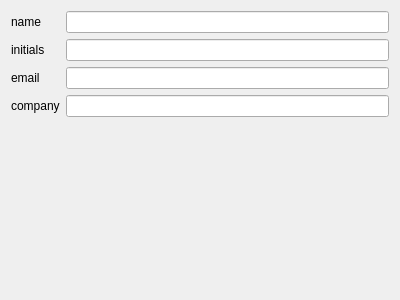
<?xml version="1.0" encoding="UTF-8"?>
<ui version="4.0">
 <class>AuthorConfig</class>
 <widget class="QWidget" name="AuthorConfig">
  <property name="geometry">
   <rect>
    <x>0</x>
    <y>0</y>
    <width>400</width>
    <height>300</height>
   </rect>
  </property>
  <property name="windowTitle">
   <string>Author Config</string>
  </property>
  <layout class="QFormLayout" name="formLayout">
   <item row="0" column="0">
    <widget class="QLabel" name="label">
     <property name="text">
      <string>name</string>
     </property>
    </widget>
   </item>
   <item row="0" column="1">
    <widget class="QLineEdit" name="uiNameTXT"/>
   </item>
   <item row="1" column="0">
    <widget class="QLabel" name="label_2">
     <property name="text">
      <string>initials</string>
     </property>
    </widget>
   </item>
   <item row="1" column="1">
    <widget class="QLineEdit" name="uiInitialsTXT"/>
   </item>
   <item row="2" column="0">
    <widget class="QLabel" name="label_4">
     <property name="text">
      <string>email</string>
     </property>
    </widget>
   </item>
   <item row="2" column="1">
    <widget class="QLineEdit" name="uiEmailTXT"/>
   </item>
   <item row="3" column="0">
    <widget class="QLabel" name="label_3">
     <property name="text">
      <string>company</string>
     </property>
    </widget>
   </item>
   <item row="3" column="1">
    <widget class="QLineEdit" name="uiCompanyTXT"/>
   </item>
  </layout>
 </widget>
 <resources/>
 <connections/>
</ui>
